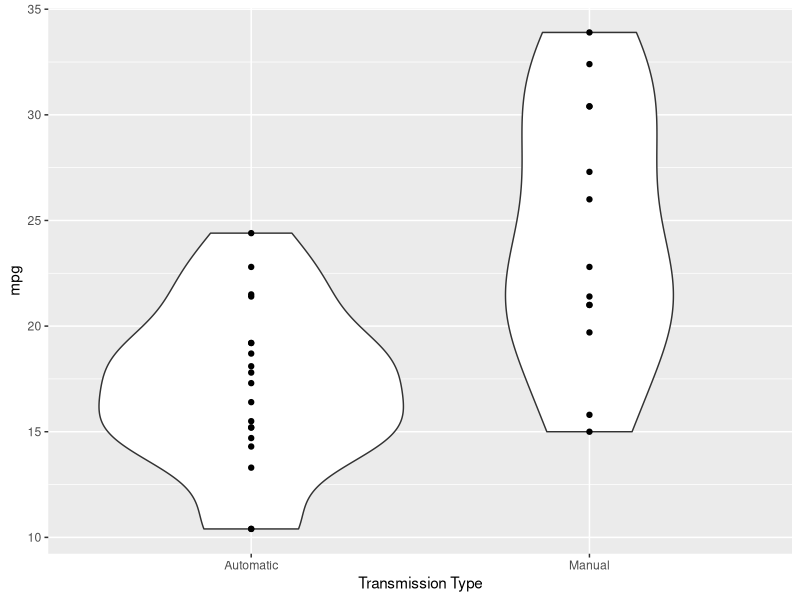
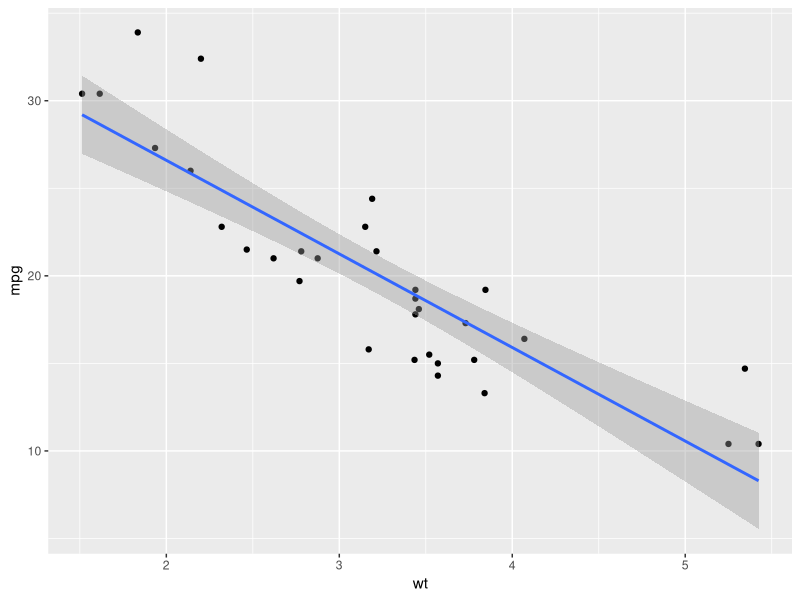
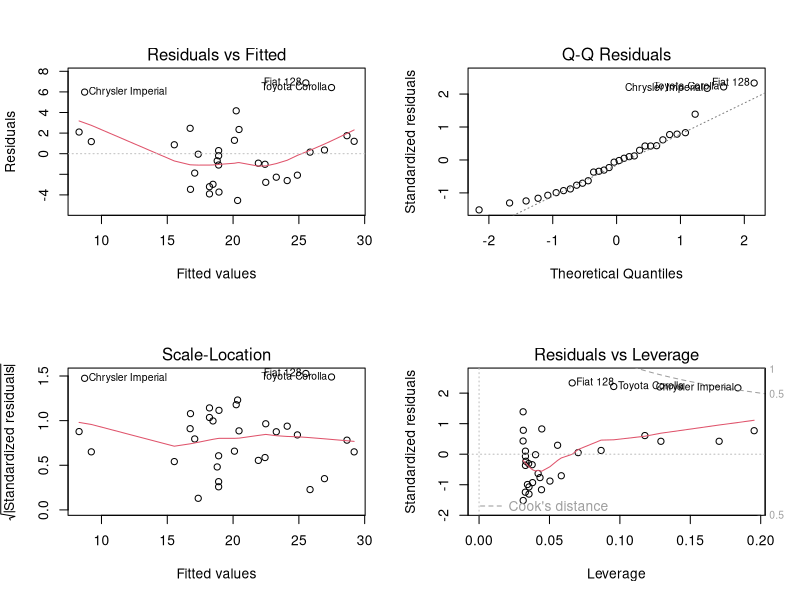
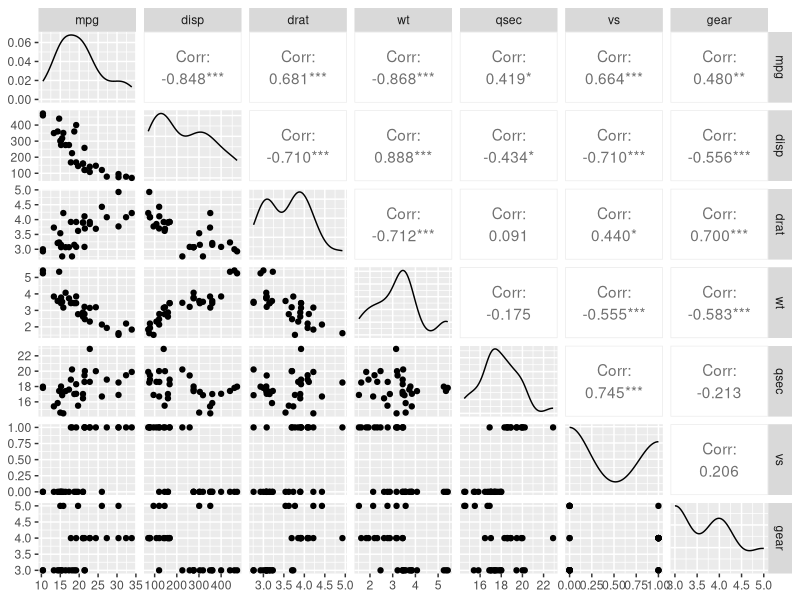
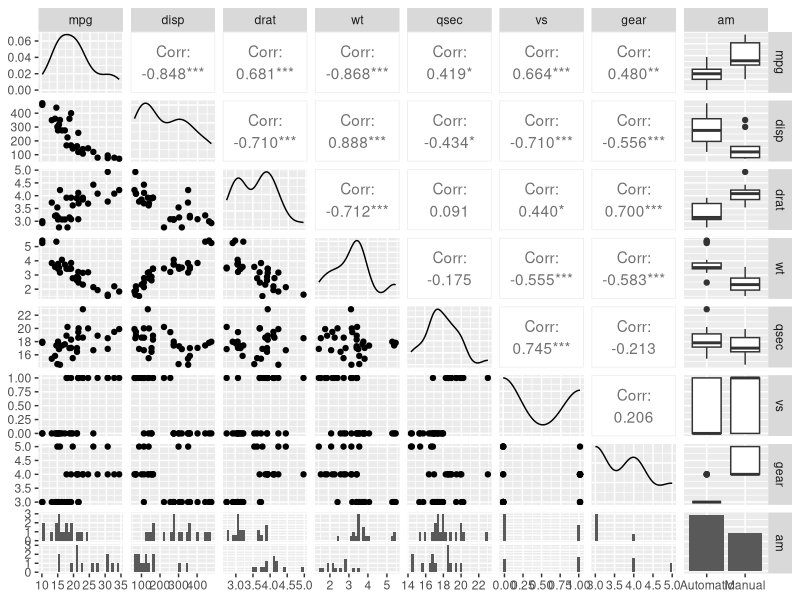
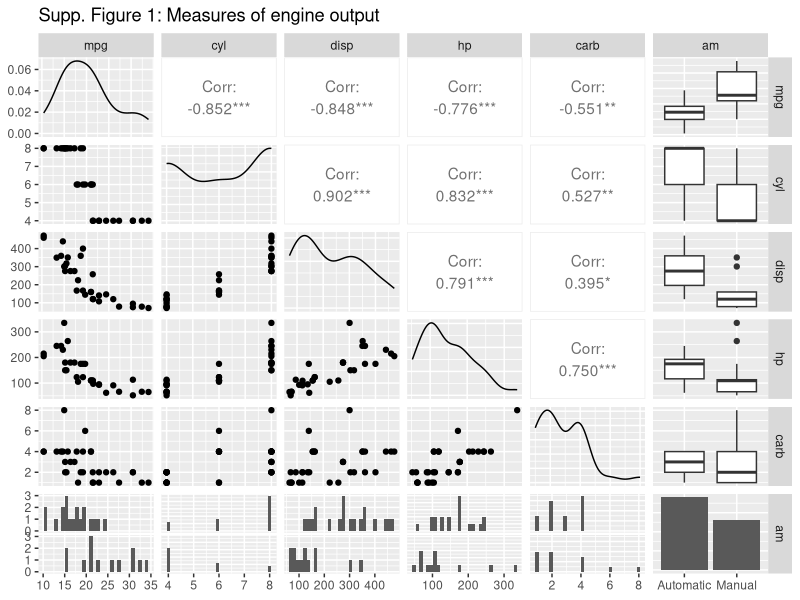
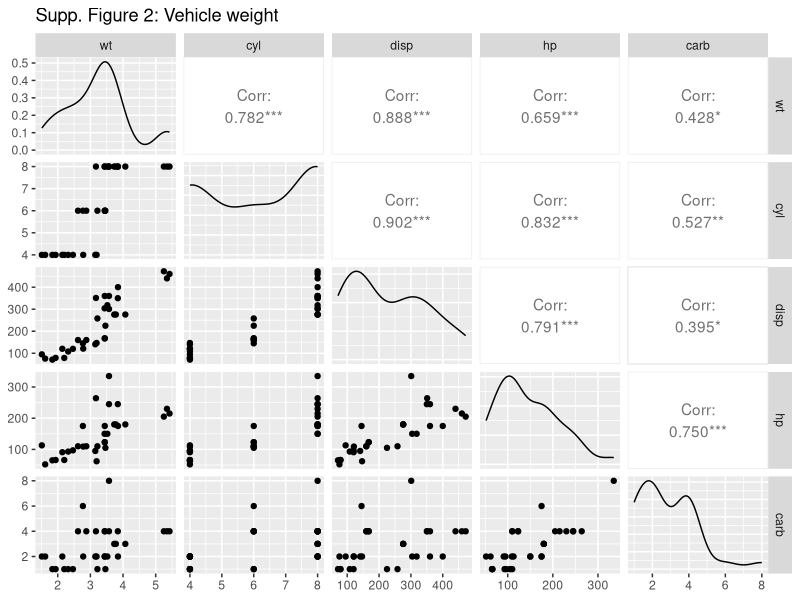
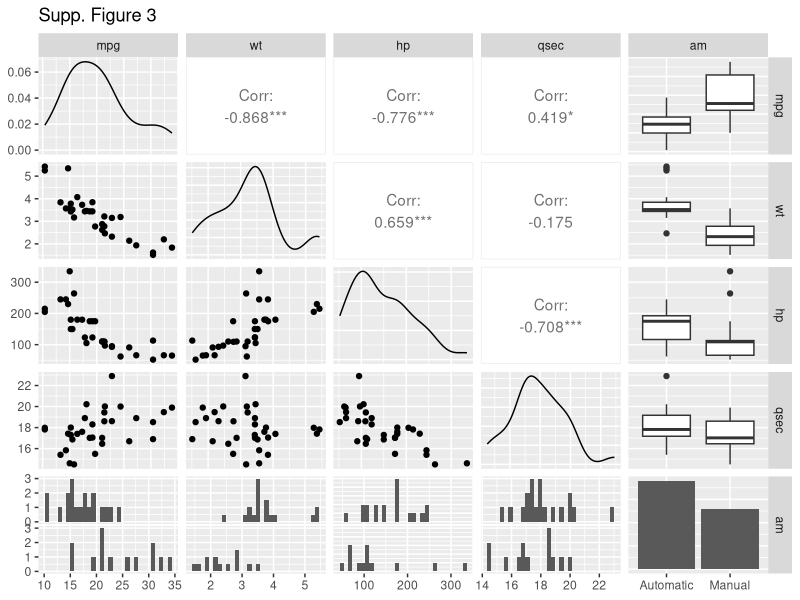

Write R code to recreate these figures, in order.
## ---- chunk 1
library(dplyr)
library(ggplot2)
library(car)
library(GGally)
data(mtcars)
mtcars$am <- factor(as.character(mtcars$am),labels = c("Automatic","Manual"))
## ---- chunk 2
ggplot(mtcars, aes(am,mpg)) +geom_violin() +geom_point() + xlab("Transmission Type")

## ---- chunk 3
summary(lm(mpg~ am,data = mtcars))$coef
## ---- chunk 4
fit_all <- lm(data = mtcars, mpg~ .)
summary(fit_all)
vif(fit_all)
## ---- chunk 5
fit_wt <- lm(data = mtcars, mpg ~ wt)
summary(fit_wt)[c( "coefficients","r.squared")]
ggplot(mtcars, aes(mpg,x = wt)) + geom_point() + geom_smooth(method = "lm")   
## ---- chunk 6
par(mfrow = c(2, 2))
plot(fit_wt)

## ---- chunk 7
fit_all <- lm(data = mtcars, mpg~ wt + hp + am + qsec)
summary(fit_all)
vif(fit_all)
## ---- chunk 8
ggpairs(select(mtcars, mpg,disp, drat,wt,qsec,vs,gear))
ggpairs(select(mtcars, mpg,disp, drat,wt,qsec,vs,gear,am))
## ---- chunk 9
fit <- lm(mpg~ wt + am, data = mtcars)
summary(fit)
vif(fit)
## ---- chunk 10
ggpairs(select(mtcars,mpg,cyl,disp,hp,carb,am), title = "Supp. Figure 1: Measures of engine output")

ggpairs(select(mtcars,wt,cyl,disp,hp,carb), title = "Supp. Figure 2: Vehicle weight")

ggpairs(select(mtcars, mpg, wt, hp, qsec,  am), title = "Supp. Figure 3")


## ---- chunk 11
fit1 <- lm(data = mtcars, mpg~ disp)
fit2 <- update(fit1, mpg~ disp + carb)
fit4 <- update(fit1, mpg~ disp + carb + cyl)
fit3 <- update(fit1, mpg~ disp + carb + cyl+ hp)
anova(fit1,fit2,fit3,fit4)

